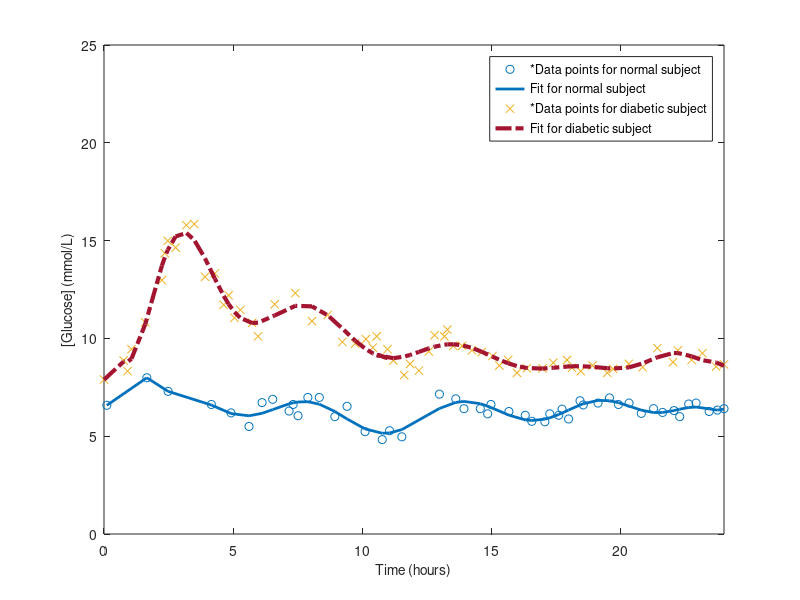

Recreate this plot in MATLAB.
%% Author: Minu Pilvankar
%%This code GENERATES THE BEST FITTED CURVE BASED ON THE DATA POINTS FOR
% GLUCOSE CONCENTRATION VS TIME FROM NORMAL AND DIABETIC SUBJECTS. THE
% FITTED CURVE REPRESENTS THE GLUCOSE DYNAMICS OVER A PERIOD OF TIME. THIS
% CODE GENERATED THE COEFFICIENTS OF THE POLYNOMIAL EQUATION EXPECTED TO DEFINE THE
% CURVE.
function out = NormalCurvefitGlucoseDynamics
close all

% %Diabetic data set (data1)
xdata = [0	2734.177215	3281.012658	3827.848101	5741.772152	8065.822785	8475.949367	8886.075949	9979.746835	11483.5443	12577.21519	14081.01266	15448.10127	16678.48101	17362.02532	18182.27848	19002.53165	20643.03797	21463.29114	23787.34177	26658.22785	28982.27848	31169.62025	33220.25316	34997.46835	36501.26582	37458.22785	39508.86076	38005.06329	40329.11392	41832.91139	42653.16456	43883.5443	45250.63291	46070.88608	47437.97468	47848.10127	48668.35443	49898.73418	51265.82278	52632.91139	54136.70886	55093.67089	56324.05063	57554.43038	58921.51899	61108.86076	62612.65823	64526.58228	65210.12658	66440.50633	68081.01266	70131.64557	70951.89873	73139.24051	75053.16456	77103.79747	79291.13924	79974.68354	81888.60759	83392.40506	85306.32911	86400];% for diabetic patient from paper
xdata2 = xdata./3600;
ydata2 = [7.894736842	8.870813397	8.325358852	9.444976077	10.82296651	12.97607656	14.35406699	14.98564593	14.64114833	15.78947368	15.84688995	13.14832536	13.32057416	11.71291866	12.20095694	11.05263158	11.45454545	10.79425837	10.10526316	11.74162679	12.31578947	10.88038278	11.19617225	9.818181818	9.732057416	9.961722488	9.531100478	9.444976077	10.10526316	8.870813397	8.124401914	8.698564593	8.354066986	9.330143541	10.16267943	10.10526316	10.44976077	9.61722488	9.61722488	9.387559809	9.301435407	9.100478469	8.612440191	8.899521531	8.23923445	8.468899522	8.468899522	8.755980861	8.899521531	8.497607656	8.325358852	8.612440191	8.23923445	8.440191388	8.698564593	8.526315789	9.502392344	8.784688995	9.387559809	8.899521531	9.244019139	8.555023923	8.669856459 ];% for diabetic patient from paper

%normal data set (data2)
xdata1 = [393.6/3600	5969.9/3600	8931.2/3600	14967.6/3600	17701.1/3600	20206.8/3600	22029.1/3600	23509.7/3600 25787.6/3600	26357.1/3600	27040.5/3600	28407.2/3600	30001.8/3600	32165.8/3600	33874.2/3600	36379.9/3600	38771.7/3600	39796.8/3600	41505.2/3600	46744.4/3600	49022.3/3600	50161.2/3600 52439.17/3600	53464.2/3600	53919.8/3600	56425.5/3600	58703.4/3600	59614.5/3600	61436.9/3600	62120.2/3600	63373.1/3600	63828.7/3600	64739.8/3600	66334.39/3600	66789.9/3600	68840.0/3600	70434.6/3600	71687.4/3600	73168.1/3600	74876.5/3600	76584.9/3600	77837.8/3600	79432.3/3600	80229.6/3600	81482.4/3600	82507.5/3600	84329.8/3600	85468.7/3600	86400/3600];
 ydata1 = [6.579310345	7.98697318	7.292528736	6.622030651	6.190996169	5.496551724	6.717816092	6.885440613	6.286781609	6.622030651	6.047318008	6.981226054	6.981226054	5.999425287	6.526245211	5.233141762	4.82605364	5.281034483	4.969731801	7.148850575	6.909386973	6.40651341	6.40651341	6.143103448	6.622030651	6.262835249	6.071264368	5.759961686	5.736015326	6.143103448	6.071264368	6.38256705	5.879693487	6.813601533	6.598084291	6.693869732	6.957279693	6.622030651	6.693869732	6.167049808	6.40651341	6.214942529	6.310727969	5.999425287	6.645977011	6.693869732	6.262835249	6.33467433	6.40651341];
%% Define the degree of polynomial

%% For Diabetic
len1 = length(xdata1);
len2 = length(xdata2);
num = max(len1,len2);
for  i = 1:len1
   % for i = 1:len2  
  n2 = i; 
  n1 = i;
p2 = polyfit(xdata2, ydata2,n2);


% POLYVAL

y2 = polyval(p2,xdata2);
% Find RMSE

RMSEn(i) = sqrt(mean((ydata2 - y2).^2));
if RMSEn(i) < 0.4
   % n1;i
%     p1;
    out = p2;
    return
end 
%% For normal subject
%n1 = j;

% for j = 1:len1
    n1 =i;

p1 = polyfit(xdata1, ydata1,n1);


% POLYVAL

y1 = polyval(p1,xdata1);
% Find RMSE

RMSE(i) = sqrt(mean((ydata1 - y1).^2));
if RMSE(i) < 0.29
   % n1;
%     p1;
    out = p1;
    return
end 

 %save('p2','p2');
   
%% Plot for polyfit

red=[0.6350, 0.0780, 0.1840];
blue = [0, 0.4470, 0.7410];
green=[0.4660, 0.6740, 0.1880];
yellow = [0.9290, 0.6940, 0.1250];

xhours2 = xdata2./3600;

figure(1)
 
plot(xdata1,ydata1,'o',xdata1,y1,'-','LineWidth',2,'Color',blue,'MarkerSize',5,'MarkerEdgeColor',green)
hold on
plot(xdata2,ydata2,'x',xdata2,y2,'-.','LineWidth',3,'Color',red,'MarkerSize',6,'MarkerEdgeColor',yellow)
 
 hold off
legend('*Data points for normal subject','Fit for normal subject',...
   '*Data points for diabetic subject','Fit for diabetic subject','Location','NorthEast')
%legend('Data for subject1','Fit for subject 1')
xlabel('Time (hours)','Fontsize',10)
ylabel('[Glucose] (mmol/L)','Fontsize',10)
axis([0 24 0 25])
set(gca,'Fontsize',10);
ax = gca;
set(gcf, 'Color', 'w','Units', 'inches', 'Position', [0 0 5 3]);
%set(gcf, 'Color', 'w','Units', 'inches', 'Position', [0 0 5 3]);
%export_fig('C:/Research/kidneydiabetes/BullMathBiol/figures/fig11aP1P2', '-pdf', '-png', '-eps', '-tiff');
%title('Data and Fitted Curve')
% save('timer','xdata2');
% save('p2','p2');
%%
%Trying to make a plot of the fit polynomial alone
% figure(4)
% % % t = [0,24];
% % %these values are from p2 generated earlier by polyfit
% % %w = 4.158+(26.17.*t)-(39.80.*t.^2)+(27.96.*t.^3)-(11.24.*t.^4)+(2.84.*t.^5)-(0.47.*t.^6)+(0.054.*t.^7)-(0.0043.*t.^8)+(0.00023.*t.^9)-(8.75e-6.*t.^10)+(2.1e-7.*t.^11)-(2.95e-9.*t.^12)+(1.84e-11.*t.^13)
% equation = poly2sym(p2);
% syms x t
% glucose_con = subs(equation,x,t)
% w = polyval(p2,xdata2);
% plot(xdata2,w);
end
end

